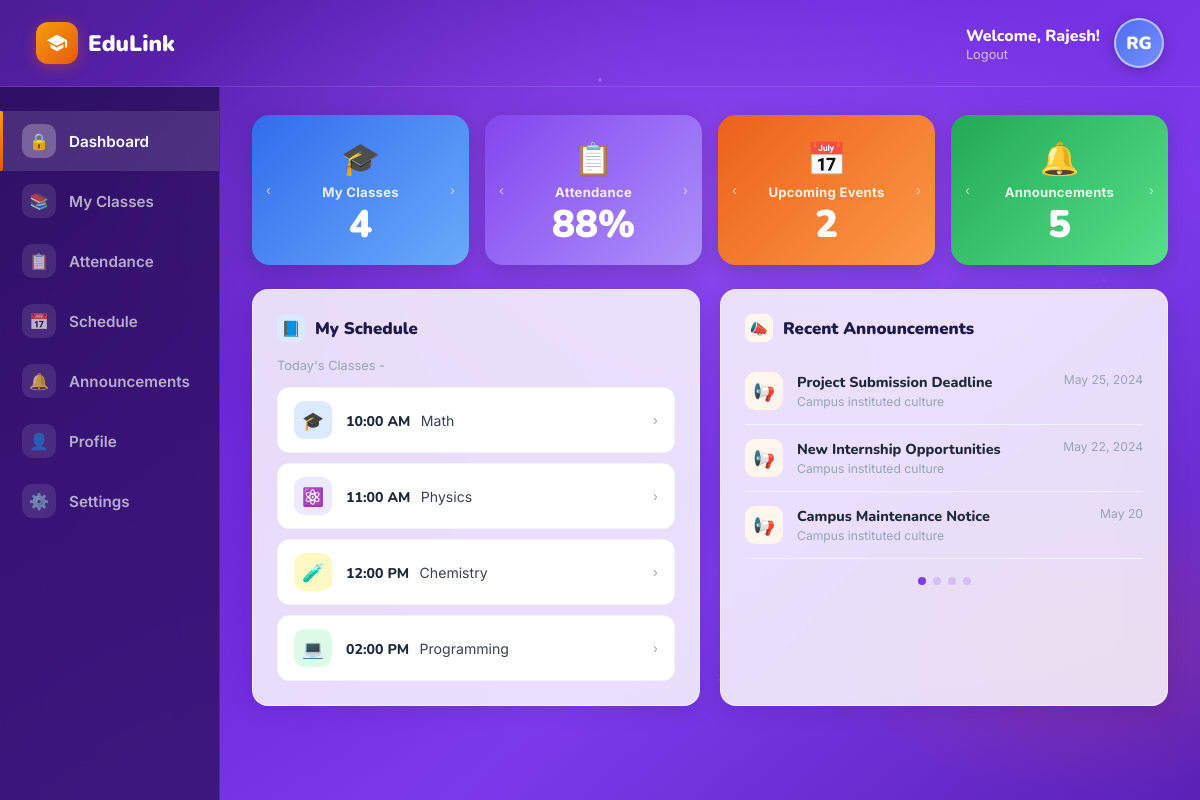
/student/student_dashboard/ (signed in), run on the app's committed database.
### User/models.py (models this page shows)
class User(AbstractUser):
    roles = (
        ('hod', 'HOD'),
        ('advisor', 'Advisor'),
        ('faculty', 'Faculty'),
        ('student', 'Student'),
    )
    role = models.CharField(max_length=10, choices=roles)

### Student/views.py (the view)
# urls.py: path('student_dashboard/',views.student_dashboard,name='student_dashboard')
def student_dashboard(request):
  return render(request,'student_dashboard.html')

### Student/templates/student_dashboard.html (shortened to what this page needs)
{% extends "student_base.html" %}
{% block nav_dashboard %}active{% endblock %}
{% block content %}
  <div class="stat-grid">
    <div class="stat-card blue-grad">
      <span class="arrow-left">&#8249;</span>
      <div class="stat-card-icon">🎓</div>
      <div class="stat-card-label">My Classes</div>
      <div class="stat-card-num">{{ total_classes|default:"4" }}</div>
      <span class="arrow-right">&#8250;</span>
    </div>
    <div class="stat-card purple-grad">
      <span class="arrow-left">&#8249;</span>
      <div class="stat-card-icon">📋</div>
      <div class="stat-card-label">Attendance</div>
      <div class="stat-card-num">{{ attendance_pct|default:"88" }}%</div>
      <span class="arrow-right">&#8250;</span>
    </div>
    <div class="stat-card orange-grad">
      <span class="arrow-left">&#8249;</span>
      <div class="stat-card-icon">📅</div>
      <div class="stat-card-label">Upcoming Events</div>
      <div class="stat-card-num">{{ upcoming_events|default:"2" }}</div>
      <span class="arrow-right">&#8250;</span>
    </div>
    <div class="stat-card green-grad">
      <span class="arrow-left">&#8249;</span>
      <div class="stat-card-icon">🔔</div>
      <div class="stat-card-label">Announcements</div>
      <div class="stat-card-num">{{ announcements_count|default:"5" }}</div>
      <span class="arrow-right">&#8250;</span>
    </div>
  </div>
  <div class="bottom-grid">
    <div class="schedule-card">
      <div class="panel-header">
        <div class="panel-header-dot" style="background:#dbeafe;">📘</div>
        <h3>My Schedule</h3>
      </div>
      <div class="schedule-subtitle">Today's Classes -</div>
      {% for cls in today_schedule %}
      <div class="schedule-item">
        <div class="schedule-icon si-{{ cls.color|default:'blue' }}">{{ cls.icon|default:'📚' }}</div>
        <div class="schedule-info">
          <span class="schedule-time">{{ cls.time }}</span>
          <span class="schedule-subject">{{ cls.subject }}</span>
        </div>
        <span class="schedule-arrow">›</span>
      </div>
      {% empty %}
      <div class="schedule-item">
        <div class="schedule-icon si-blue">🎓</div>
        <div class="schedule-info">
          <span class="schedule-time">10:00 AM</span>
          <span class="schedule-subject">Math</span>
        </div>
        <span class="schedule-arrow">›</span>
      </div>
      <div class="schedule-item">
        <div class="schedule-icon si-purple">⚛️</div>
        <div class="schedule-info">
          <span class="schedule-time">11:00 AM</span>
          <span class="schedule-subject">Physics</span>
        </div>
        <span class="schedule-arrow">›</span>
      </div>
      <div class="schedule-item">
        <div class="schedule-icon si-yellow">🧪</div>
        <div class="schedule-info">
          <span class="schedule-time">12:00 PM</span>
          <span class="schedule-subject">Chemistry</span>
        </div>
        <span class="schedule-arrow">›</span>
      </div>
      <div class="schedule-item">
        <div class="schedule-icon si-green">💻</div>
        <div class="schedule-info">
          <span class="schedule-time">02:00 PM</span>
          <span class="schedule-subject">Programming</span>
        </div>
        <span class="schedule-arrow">›</span>
      </div>
      {% endfor %}
    </div>
    <div class="ann-card">
      <div class="panel-header">
        <div class="panel-header-dot" style="background:#fff7ed;">📣</div>
        <h3>Recent Announcements</h3>
      </div>
      {% for ann in announcements %}
      <div class="ann-item">
        <div class="ann-icon">📢</div>
        <div class="ann-body">
          <div class="ann-title">{{ ann.title }}</div>
          <div class="ann-sub">{{ ann.subtitle }}</div>
        </div>
        <div class="ann-date">{{ ann.date|date:"M d, Y" }}</div>
      </div>
      {% empty %}
      <div class="ann-item">
        <div class="ann-icon">📢</div>
        <div class="ann-body">
          <div class="ann-title">Project Submission Deadline</div>
          <div class="ann-sub">Campus instituted culture</div>
        </div>
        <div class="ann-date">May 25, 2024</div>
      </div>
      <div class="ann-item">
        <div class="ann-icon">📢</div>
        <div class="ann-body">
          <div class="ann-title">New Internship Opportunities</div>
          <div class="ann-sub">Campus instituted culture</div>
        </div>
        <div class="ann-date">May 22, 2024</div>
      </div>
      <div class="ann-item">
        <div class="ann-icon">📢</div>
        <div class="ann-body">
          <div class="ann-title">Campus Maintenance Notice</div>
          <div class="ann-sub">Campus instituted culture</div>
        </div>
        <div class="ann-date">May 20</div>
      </div>
      {% endfor %}
      <div class="dots">
        <div class="dot active"></div>
        <div class="dot"></div>
        <div class="dot"></div>
        <div class="dot"></div>
      </div>
    </div>
  </div>
{% endblock %}

### Student/templates/student_base.html (shortened to what this page needs)
<!DOCTYPE html>
<html lang="en">
<head>
</head>
<body>
<header class="topnav">
  <a href="{% url 'student_dashboard' %}" class="topnav-logo">
    <div class="logo-shield">
      <svg viewBox="0 0 24 24"><path d="M12 3L1 9l11 6 9-4.91V17h2V9L12 3zM5 13.18v4L12 21l7-3.82v-4L12 17l-7-3.82z"/></svg>
    </div>
    <span class="logo-name">EduLink</span>
  </a>
  <div class="topnav-user">
    <div class="user-info">
      <div class="user-greet">Welcome, {{ user.first_name }}!</div>
      <form method="POST" action="" style="display:inline;">
        <button type="submit" class="user-logout">Logout</button>
      </form>
    </div>
    <div class="user-avatar">
      {{ user.first_name|first }}{{ user.last_name|first }}
    </div>
  </div>
</header>
<div class="page-body">
  <aside class="sidebar">
    <a href="" class="nav-item {% block nav_dashboard %}{% endblock %}">
      <div class="nav-icon">🔒</div> Dashboard
    </a>
    <a href="" class="nav-item {% block nav_classes %}{% endblock %}">
      <div class="nav-icon">📚</div> My Classes
    </a>
    <a href="" class="nav-item {% block nav_attendance %}{% endblock %}">
      <div class="nav-icon">📋</div> Attendance
    </a>
    <a href="" class="nav-item {% block nav_schedule %}{% endblock %}">
      <div class="nav-icon">📅</div> Schedule
    </a>
    <a href="" class="nav-item {% block nav_announcements %}{% endblock %}">
      <div class="nav-icon">🔔</div> Announcements
    </a>
    <a href="" class="nav-item {% block nav_profile %}{% endblock %}">
      <div class="nav-icon">👤</div> Profile
    </a>
    <a href="" class="nav-item {% block nav_settings %}{% endblock %}">
      <div class="nav-icon">⚙️</div> Settings
    </a>
  </aside>
  <main class="main">
    {% block content %}{% endblock %}
  </main>
</div>
</body>
</html>

### Student/templates/student_dashboard.html (style rules this page uses)
.stat-grid { display: grid; grid-template-columns: repeat(4, 1fr); gap: 16px; margin-bottom: 24px; }
.stat-card { border-radius: 18px; padding: 24px 18px 20px; display: flex; flex-direction: column; align-items: center; justify-content: center; text-align: center; cursor: pointer; position: relative; overflow: hidden; box-shadow: 0 6px 24px rgba(0,0,0,.18); transition: transform .2s, box-shadow .2s; min-height: 150px; }
.stat-card::after { content: ''; position: absolute; inset: 0; background: rgba(255,255,255,.06); pointer-events: none; }
.stat-card .arrow-left, .stat-card .arrow-right { position: absolute; top: 50%; transform: translateY(-50%); font-size: 0.80rem; color: rgba(255,255,255,.65); cursor: pointer; padding: 4px; transition: color .2s; user-select: none; }
.stat-card .arrow-left { left: 10px; }
.stat-card .arrow-right { right: 10px; }
.stat-card.blue-grad { background: linear-gradient(135deg, #2563eb, #60a5fa); }
.stat-card.purple-grad { background: linear-gradient(135deg, #7c3aed, #a78bfa); }
.stat-card.orange-grad { background: linear-gradient(135deg, #ea580c, #fb923c); }
.stat-card.green-grad { background: linear-gradient(135deg, #16a34a, #4ade80); }
.stat-card-icon { font-size: 2rem; margin-bottom: 6px; }
.stat-card-label { font-size: 0.82rem; font-weight: 700; color: rgba(255,255,255,.88); margin-bottom: 6px; letter-spacing: .02em; }
.stat-card-num { font-family: 'Nunito', sans-serif; font-size: 2.4rem; font-weight: 900; color: white; line-height: 1; }
.bottom-grid { display: grid; grid-template-columns: 1fr 1fr; gap: 20px; }
.schedule-card { background: rgba(255,255,255,0.84); backdrop-filter: blur(20px); border: 1px solid rgba(255,255,255,.55); border-radius: var(--radius); padding: 24px; box-shadow: 0 4px 24px rgba(0,0,0,.10); }
.schedule-subtitle { font-size: 0.80rem; color: #94a3b8; margin-bottom: 14px; margin-top: 2px; }
.schedule-item { display: flex; align-items: center; gap: 14px; background: white; border: 1px solid #f1f5f9; border-radius: 12px; padding: 13px 16px; margin-bottom: 10px; cursor: pointer; transition: box-shadow .18s, transform .15s; }
.schedule-item:last-child { margin-bottom: 0; }
.schedule-icon { width: 38px; height: 38px; border-radius: 10px; display: flex; align-items: center; justify-content: center; font-size: 1.1rem; flex-shrink: 0; }
.si-blue { background: #dbeafe; }
.si-purple { background: #ede9fe; }
.si-yellow { background: #fef9c3; }
.si-green { background: #dcfce7; }
.schedule-info { flex: 1; }
.schedule-time { font-family: 'Nunito', sans-serif; font-weight: 800; font-size: 0.88rem; color: #1e293b; }
.schedule-subject { font-size: 0.88rem; color: #374151; margin-left: 6px; }
.schedule-arrow { color: #94a3b8; font-size: 0.80rem; }
.ann-card { background: rgba(255,255,255,0.84); backdrop-filter: blur(20px); border: 1px solid rgba(255,255,255,.55); border-radius: var(--radius); padding: 24px; box-shadow: 0 4px 24px rgba(0,0,0,.10); display: flex; flex-direction: column; }
.ann-item { display: flex; align-items: flex-start; gap: 14px; padding: 14px 0; border-bottom: 1px solid #f1f5f9; cursor: pointer; transition: background .15s; }
.ann-icon { width: 38px; height: 38px; border-radius: 10px; background: #fff7ed; display: flex; align-items: center; justify-content: center; font-size: 1.1rem; flex-shrink: 0; }
.ann-body { flex: 1; min-width: 0; }
.ann-title { font-family: 'Nunito', sans-serif; font-weight: 800; font-size: 0.90rem; color: #1e293b; margin-bottom: 2px; white-space: nowrap; overflow: hidden; text-overflow: ellipsis; }
.ann-sub { font-size: 0.76rem; color: #94a3b8; }
.ann-date { font-size: 0.76rem; color: #94a3b8; white-space: nowrap; flex-shrink: 0; }
.dots { display: flex; justify-content: center; gap: 7px; margin-top: 18px; }
.dot { width: 8px; height: 8px; border-radius: 50%; background: rgba(124,58,237,.20); cursor: pointer; transition: background .2s; }
.dot.active { background: #7c3aed; }

### data on the page
User: first_name "Rajesh", first_name|first "R", last_name|first "G"

### other printed values
{{ total_classes|default:"4" }} "4"
{{ attendance_pct|default:"88" }} "88"
{{ upcoming_events|default:"2" }} "2"
{{ announcements_count|default:"5" }} "5"
